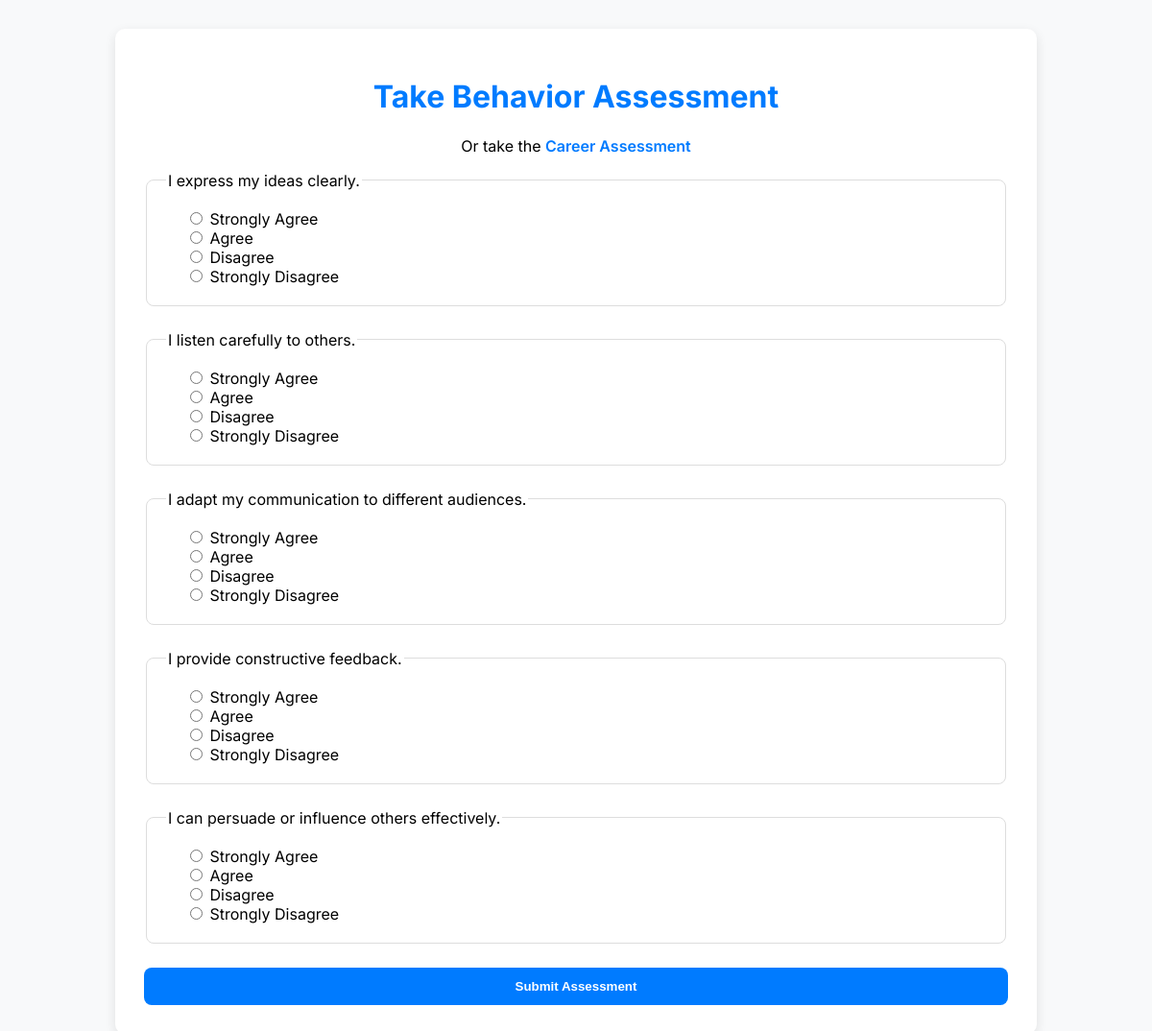
The app's page /behavior.php?category=Communication Skills (signed in) with its own data.
### tables this page shows
CREATE TABLE `behavior_questions` (
  `id` int(10) UNSIGNED NOT NULL,
  `question_text` text NOT NULL,
  `option_a` varchar(255) NOT NULL,
  `option_b` varchar(255) NOT NULL,
  `option_c` varchar(255) NOT NULL,
  `option_d` varchar(255) NOT NULL,
  `category` varchar(100) NOT NULL,
  `created_at` timestamp NOT NULL DEFAULT current_timestamp()
);

### behavior.php (the view, shortened to what this page needs)
<?php
require 'db.php';
$behaviorCategories = [
    "Leadership & Responsibility",
    "Creativity & Innovation",
    "Teamwork & Collaboration",
    "Communication Skills",
    "Problem Solving & Critical Thinking",
    "Adaptability & Flexibility",
    "Work Ethic & Motivation",
    "Emotional Intelligence & Empathy",
    "Organization & Time Management",
    "Self-Confidence & Initiative"
];
$selectedCategory = $_GET['category'] ?? null;
$questions = [];
if ($selectedCategory) {
    $stmt = $pdo->prepare("SELECT * FROM behavior_questions WHERE category = ? ORDER BY id ASC");
    $stmt->execute([$selectedCategory]);
    $questions = $stmt->fetchAll(PDO::FETCH_ASSOC);
}
?>
<!DOCTYPE html>
<html lang="en">
<head>
</head>
<body>
<div class="container">
    <h1>Take Behavior Assessment</h1>
    <p>Or take the <a href="career.php" class="career-link">Career Assessment</a></p>
    <?php if (!$selectedCategory): ?>
        <p>Please select a behavior category to start your assessment:</p>
        <form method="GET">
            <select name="category" required>
                <option value="">-- Select Behavior Category --</option>
                <?php foreach ($behaviorCategories as $cat): ?>
                    <option value="<?= htmlspecialchars($cat) ?>"><?= htmlspecialchars($cat) ?></option>
                <?php endforeach; ?>
            </select>
            <button type="submit">Start Assessment</button>
        </form>
    <?php elseif (empty($questions)): ?>
        <p>No questions available for this category yet. Please check back later.</p>
    <?php else: ?>
        <form method="POST">
            <?php foreach ($questions as $q): ?>
                <fieldset>
                    <legend><?= htmlspecialchars($q['question_text']) ?></legend>
                    <label><input type="radio" name="q<?= $q['id'] ?>" value="A" required> <?= htmlspecialchars($q['option_a']) ?></label>
                    <label><input type="radio" name="q<?= $q['id'] ?>" value="B"> <?= htmlspecialchars($q['option_b']) ?></label>
                    <label><input type="radio" name="q<?= $q['id'] ?>" value="C"> <?= htmlspecialchars($q['option_c']) ?></label>
                    <label><input type="radio" name="q<?= $q['id'] ?>" value="D"> <?= htmlspecialchars($q['option_d']) ?></label>
                </fieldset>
            <?php endforeach; ?>
            <button type="submit" class="submit-btn">Submit Assessment</button>
        </form>
    <?php endif; ?>
</div>
</body>
</html>

### behavior.php (style rules this page uses)
body { font-family: 'Inter', sans-serif; background: #f8f9fa; margin: 0; padding: 0; text-align: center; }
.container { width: 90%; max-width: 900px; margin: 30px auto; background: #fff; border-radius: 10px; box-shadow: 0 4px 12px rgba(0,0,0,0.1); padding: 30px; }
h1, h2 { color: #007bff; }
fieldset { border: 1px solid #ddd; border-radius: 8px; padding: 20px; margin-bottom: 25px; text-align: left; }
label { display: block; margin-left: 20px; cursor: pointer; }
.submit-btn, button { display: block; width: 100%; background: #007bff; color: #fff; font-weight: 600; border: none; border-radius: 8px; padding: 12px; cursor: pointer; transition: background 0.3s; margin-top: 15px; }
a.career-link { color: #007bff; font-weight: 600; text-decoration: none; }

### records on screen
behavior_questions: question_text "I express my ideas clearly.", option_a "Strongly Agree", option_b "Agree", option_c "Disagree", option_d "Strongly Disagree"
behavior_questions: question_text "I listen carefully to others.", option_a "Strongly Agree", option_b "Agree", option_c "Disagree", option_d "Strongly Disagree"
behavior_questions: question_text "I adapt my communication to different audiences.", option_a "Strongly Agree", option_b "Agree", option_c "Disagree", option_d "Strongly Disagree"
behavior_questions: question_text "I provide constructive feedback.", option_a "Strongly Agree", option_b "Agree", option_c "Disagree", option_d "Strongly Disagree"
behavior_questions: question_text "I can persuade or influence others effectively.", option_a "Strongly Agree", option_b "Agree", option_c "Disagree", option_d "Strongly Disagree"
